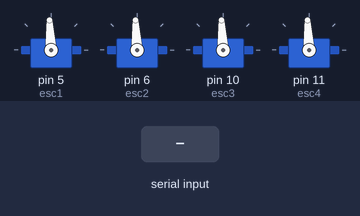
Bench run of a sketch on a simulated Arduino Uno, built with avr-gcc and run on an emulated ATmega328P. On the bench: 4 × servo. The test bench sets the inputs (shaded band). What the sketch prints to the serial monitor is not drawn.

Above: at 3.2 s.
3.3 s: "U\n" received over Serial
At 4.3 s:
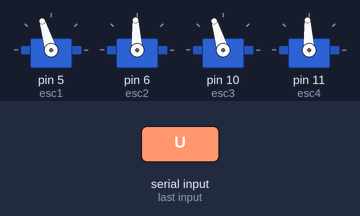
4.8 s: "D\n" received over Serial
At 5.5 s:
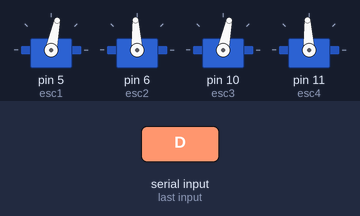
6.3 s: "FL\n" received over Serial
At 6.7 s:
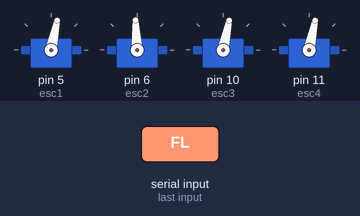
7.8 s: "FR\n" received over Serial
At 9.0 s:
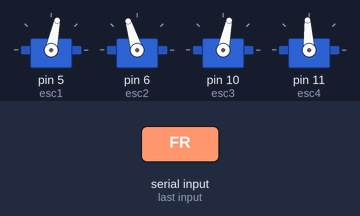
9.3 s: "BL\n" received over Serial
At 10.1 s:
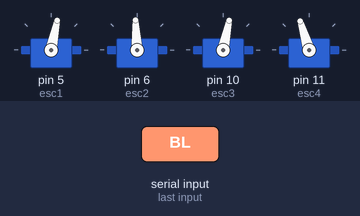
10.8 s: "BR\n" received over Serial
At 11.3 s:
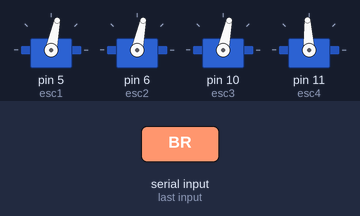
Timing chart, 0 to 13.3 s (numbered marks = the images above; inputs shaded):
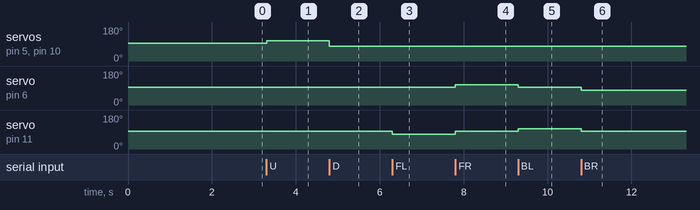

The sketch:

fyp_arduino.ino
```cpp
#include <Servo.h>

Servo esc1;
Servo esc2;
Servo esc3;
Servo esc4;

void setup() {
  Serial.begin(9600);
  esc1.attach(5);
  esc1.writeMicroseconds(1500);
  esc2.attach(6);
  esc2.writeMicroseconds(1500);
  esc3.attach(10);
  esc3.writeMicroseconds(1500);
  esc4.attach(11);
  esc4.writeMicroseconds(1500);
  delay(2000);
  Serial.println("start");
}

void loop() {
  if (Serial.available() > 0) {
    String command = Serial.readStringUntil('\n'); // Read the command until newline
    handleCommand(command);
  }
}

void handleCommand(String command) {
  if (command == "U") {
    esc1.writeMicroseconds(1650);
    esc3.writeMicroseconds(1650);
  } else if (command == "D") {
    // Handle Down command
    esc1.writeMicroseconds(1350);
    esc3.writeMicroseconds(1350);
  } else if (command == "C") {
    // Handle Center command
    esc1.writeMicroseconds(1500);
    esc2.writeMicroseconds(1500);
    esc3.writeMicroseconds(1500);
    esc4.writeMicroseconds(1500);
  } else if (command == "FL") {
    // Handle Front Left command
    esc2.writeMicroseconds(1500);
    esc4.writeMicroseconds(1350);
  } else if (command == "FR") {
    // Handle Front Right command
    esc2.writeMicroseconds(1650);
    esc4.writeMicroseconds(1500);
  } else if (command == "BL") {
    // Handle Back Left command
    esc2.writeMicroseconds(1500);
    esc4.writeMicroseconds(1650);
  } else if (command == "BR") {
    // Handle Back Right command
    esc2.writeMicroseconds(1350);
    esc4.writeMicroseconds(1500);
  } else if (command == "F") {
    // Handle Forward command
    esc2.writeMicroseconds(1650);
    esc4.writeMicroseconds(1350);
  } else if (command == "B") {
    // Handle Backward command
    esc2.writeMicroseconds(1350);
    esc4.writeMicroseconds(1650);
  } else if (command == "L") {
    // Handle Left command
    esc2.writeMicroseconds(1350);
    esc4.writeMicroseconds(1350);
  } else if (command == "R") {
    // Handle Right command
    esc2.writeMicroseconds(1650);
    esc4.writeMicroseconds(1650);
  } else {
    // Handle unknown command
    esc1.writeMicroseconds(1500);
    esc2.writeMicroseconds(1500);
    esc3.writeMicroseconds(1500);
    esc4.writeMicroseconds(1500);
  }
}
```

Measured:
- after the input at 3.3 s, servo on pin 5 (esc1), servo on pin 10 (esc3): 93° → 107° at once
- after the input at 4.8 s, servo on pin 5 (esc1), servo on pin 10 (esc3): 107° → 78° at once
- after the input at 6.3 s, servo on pin 11 (esc4): 93° → 78° at once
- after the input at 7.8 s, servo on pin 6 (esc2): 93° → 107° at once; servo on pin 11 (esc4): 78° → 93° at once
- after the input at 9.3 s, servo on pin 6 (esc2): 107° → 93° at once; servo on pin 11 (esc4): 93° → 107° at once
- after the input at 10.8 s, servo on pin 6 (esc2): 93° → 78° at once; servo on pin 11 (esc4): 107° → 93° at once
